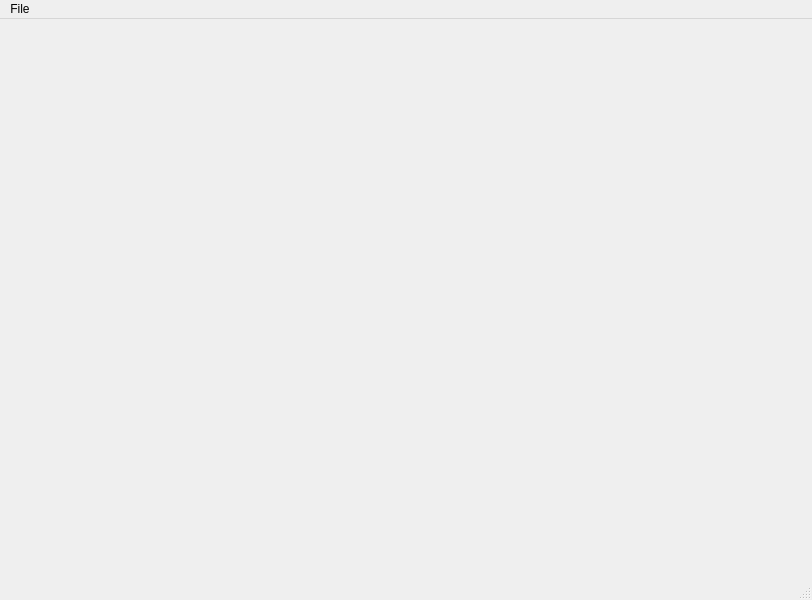
<?xml version="1.0" encoding="UTF-8"?>
<ui version="4.0">
 <class>MainWindowForm</class>
 <widget class="QMainWindow" name="MainWindowForm">
  <property name="geometry">
   <rect>
    <x>0</x>
    <y>0</y>
    <width>812</width>
    <height>600</height>
   </rect>
  </property>
  <property name="windowTitle">
   <string>Qt OSG Timer Example</string>
  </property>
  <widget class="QWidget" name="centralWidget">
   <layout class="QGridLayout" name="gridLayout">
    <item row="0" column="0">
     <widget class="OSGWidget" name="widget" native="true"/>
    </item>
   </layout>
  </widget>
  <widget class="QMenuBar" name="menuBar">
   <property name="geometry">
    <rect>
     <x>0</x>
     <y>0</y>
     <width>812</width>
     <height>21</height>
    </rect>
   </property>
   <widget class="QMenu" name="menuFile">
    <property name="title">
     <string>File</string>
    </property>
    <addaction name="actionOpen_2"/>
    <addaction name="actionSave_2"/>
    <addaction name="actionSave_As_2"/>
    <addaction name="actionExit"/>
    <addaction name="separator"/>
   </widget>
   <addaction name="menuFile"/>
  </widget>
  <widget class="QStatusBar" name="statusBar"/>
  <action name="actionOpen">
   <property name="text">
    <string>Open</string>
   </property>
  </action>
  <action name="actionAbout">
   <property name="text">
    <string>About</string>
   </property>
  </action>
  <action name="actionSave">
   <property name="text">
    <string>Save</string>
   </property>
  </action>
  <action name="actionSave_As">
   <property name="text">
    <string>Save As</string>
   </property>
  </action>
  <action name="actionExit">
   <property name="text">
    <string>Exit</string>
   </property>
  </action>
  <action name="actionOpen_2">
   <property name="text">
    <string>Open</string>
   </property>
  </action>
  <action name="actionSave_2">
   <property name="text">
    <string>Save</string>
   </property>
  </action>
  <action name="actionSave_As_2">
   <property name="text">
    <string>Save As</string>
   </property>
  </action>
 </widget>
 <layoutdefault spacing="6" margin="11"/>
 <customwidgets>
  <customwidget>
   <class>OSGWidget</class>
   <extends>QWidget</extends>
   <header>osgwidget.h</header>
   <container>1</container>
  </customwidget>
 </customwidgets>
 <resources/>
 <connections/>
</ui>
